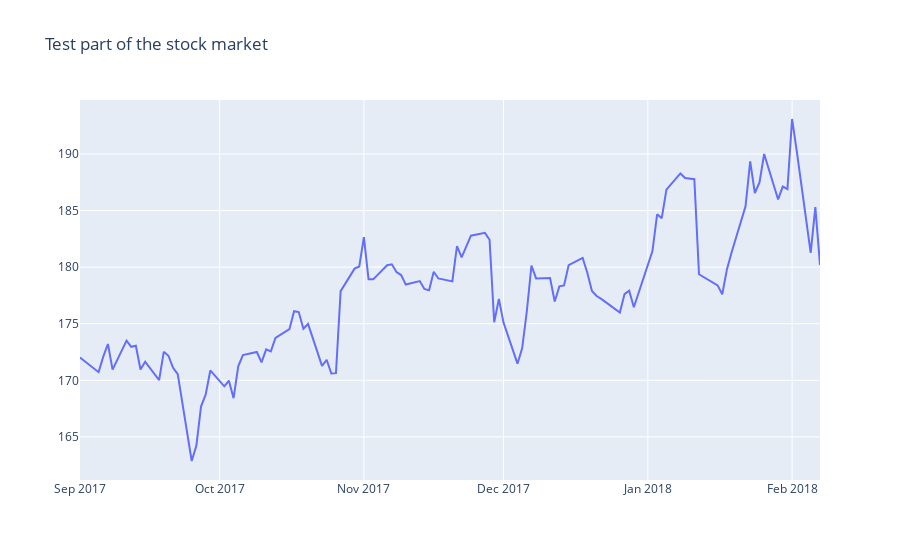

Write notebook code for a chart like this one.
### Code cell
plotly_df(df_test.ds, df_test.y, title='Test part of the stock market')
